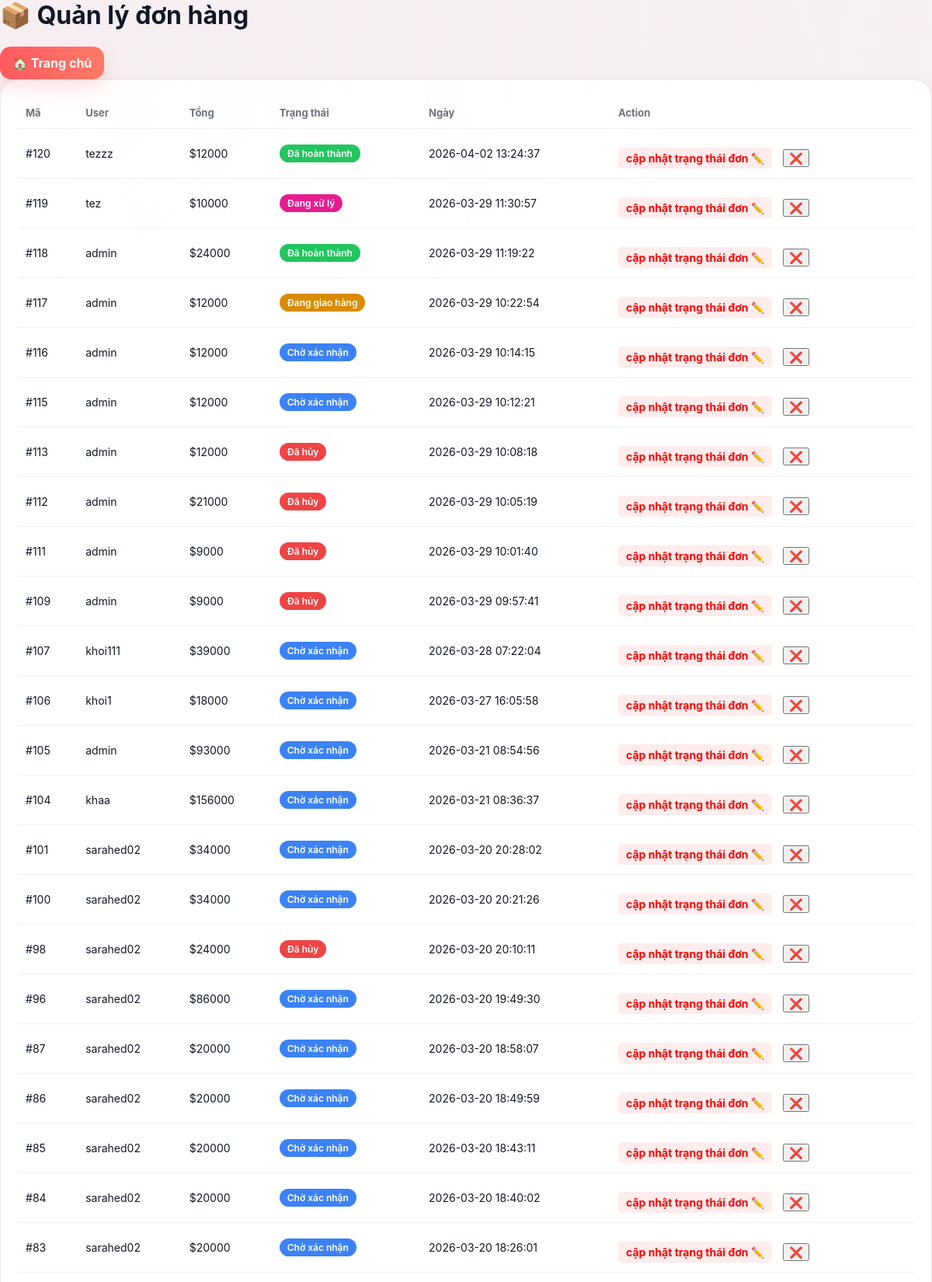
The app's page /admin/pages/orders.php (signed in, upper part) with its own data.
### tables this page shows
CREATE TABLE `orders` (
  `id` int(11) NOT NULL,
  `user_id` int(11) NOT NULL,
  `coupon_id` int(11) DEFAULT NULL,
  `total` decimal(12,0) DEFAULT NULL,
  `discount_amount` decimal(12,0) DEFAULT 0,
  `status` enum('pending','processing','shipping','completed','cancelled') DEFAULT 'pending',
  `created_at` timestamp NOT NULL DEFAULT current_timestamp(),
  `name` varchar(255) DEFAULT NULL,
  `phone` varchar(20) DEFAULT NULL,
  `address` varchar(255) DEFAULT NULL,
  `note` text DEFAULT NULL,
  `payment_method` varchar(50) DEFAULT 'bank_transfer',
  `payment_status` enum('pending','paid','expired') DEFAULT 'pending',
  `payment_expires_at` datetime DEFAULT NULL,
  `paid_at` datetime DEFAULT NULL,
  `expired_at` datetime DEFAULT NULL,
  `qr_content` text DEFAULT NULL
);

CREATE TABLE `users` (
  `id` int(11) NOT NULL,
  `username` varchar(50) NOT NULL,
  `email` varchar(120) NOT NULL,
  `phone` text DEFAULT NULL,
  `address` text DEFAULT NULL,
  `password` varchar(255) NOT NULL,
  `display_name` varchar(100) DEFAULT NULL,
  `avatar` varchar(255) DEFAULT NULL,
  `role` enum('guest','user','admin') NOT NULL DEFAULT 'user',
  `created_at` timestamp NOT NULL DEFAULT current_timestamp(),
  `reset_token` varchar(255) DEFAULT NULL,
  `reset_token_expire` datetime DEFAULT NULL
);

### admin/pages/orders.php (the view, shortened to what this page needs)
<?php
require_once("../auth_admin.php");
$orders = mysqli_query($conn, "
    SELECT o.*, u.username
    FROM orders o
    JOIN users u ON u.id = o.user_id
    ORDER BY o.id DESC
");
$statusLabels = [
    'pending'    => 'Chờ xác nhận',
    'pending_payment' => 'Chờ thanh toán',
    'processing' => 'Đang xử lý',
    'shipping'   => 'Đang giao hàng',
    'completed'  => 'Đã hoàn thành',
    'cancelled'  => 'Đã hủy',
];
?>
<link rel="stylesheet" href="../css/admin.css">
<div class="dashboard">
    <h1>📦 Quản lý đơn hàng</h1>
    <a class="topbar-link" href="../dashboard.php">🏠 Trang chủ</a>
    <div class="box">
        <table>
            <tr>
                <th>Mã</th>
                <th>User</th>
                <th>Tổng</th>
                <th>Trạng thái</th>
                <th>Ngày</th>
                <th>Action</th>
            </tr>
            <?php while ($o = mysqli_fetch_assoc($orders)) {
                $status = trim((string)($o['status'] ?? ''));
                if ($status === '' || !isset($statusLabels[$status])) {
                    $status = 'pending';
                }
            ?>
                <tr>
                    <td>#<?= (int)$o['id'] ?></td>
                    <td><?= htmlspecialchars($o['username']) ?></td>
                    <td>$<?= htmlspecialchars($o['total']) ?></td>
                    <td>
                        <span class="badge <?= htmlspecialchars($status) ?>">
                            <?= htmlspecialchars($statusLabels[$status]) ?>
                        </span>
                    </td>
                    <td><?= htmlspecialchars($o['created_at']) ?></td>
                    <td>
        <a href="edit_status_product_user.php?id=<?= (int)$o['id'] ?>" class="btn-edit" style ="margin-right: 10px; color: red; background: #ffecec; padding: 5px 10px; border-radius: 5px; font-size: 14px;">
        cập nhật trạng thái đơn ✏️
    </a>
    <button onclick="deleteOrder(<?= (int)$o['id'] ?>)">❌</button>
</td>
                </tr>
            <?php } ?>
        </table>
    </div>
</div>

### admin/css/admin.css (style rules this page uses)
* { box-sizing: border-box; }
button, input, select, textarea { font: inherit; }
.topbar-link, .btn-primary, .dashboard > a, .filter-box button { display: inline-flex; align-items: center; justify-content: center; gap: 8px; padding: 11px 16px; border-radius: 14px; border: 0; text-decoration: none; font-weight: 700; color: #fff; background: linear-gradient(90deg, var(--accent), var(--accent-2)); box-shadow: 0 12px 24px rgba(255, 90, 95, 0.18); transition: transform 0.18s ease, box-shadow 0.18s ease, opacity 0.18s ease; cursor: pointer; }
.box, .card, .chart-box { background: var(--card-bg); border: 1px solid rgba(229, 231, 235, 0.85); border-radius: var(--radius-xl); box-shadow: var(--shadow-md); }
.box, .chart-box { padding: 22px; margin-bottom: 20px; }
table { width: 100%; border-collapse: separate; border-spacing: 0; font-size: 14px; overflow: hidden; }
table th, table td { padding: 12px 10px; border-bottom: 1px solid #edf2f7; text-align: left; vertical-align: middle; }
table th { font-size: 13px; color: var(--muted); font-weight: 700; background: transparent; }
.box table { border-radius: 14px; overflow: hidden; }
.box a { display: inline-flex; align-items: center; gap: 8px; margin-top: 12px; color: var(--accent); text-decoration: none; font-weight: 700; }
.badge { padding: 4px 10px; border-radius: 20px; font-size: 12px; font-weight: 600; display: inline-block; color: #fff; }
.badge.pending { background: #3b82f6; }
.badge.shipping { background: #da8b02; }
.badge.cancelled { background: #ef4444; }
.badge.completed { background: #22c55e; }
.badge.processing { background: #e71c8f; }

### records on screen
orders: id "120", user.username "tezzz", total "12000", status "Đã hoàn thành", created_at "2026-04-02 13:24:37"
orders: id "119", user.username "tez", total "10000", status "Đang xử lý", created_at "2026-03-29 11:30:57"
orders: id "118", user.username "admin", total "24000", status "Đã hoàn thành", created_at "2026-03-29 11:19:22"
orders: id "117", user.username "admin", total "12000", status "Đang giao hàng", created_at "2026-03-29 10:22:54"
orders: id "116", user.username "admin", total "12000", status "Chờ xác nhận", created_at "2026-03-29 10:14:15"
orders: id "115", user.username "admin", total "12000", status "Chờ xác nhận", created_at "2026-03-29 10:12:21"
orders: id "113", user.username "admin", total "12000", status "Đã hủy", created_at "2026-03-29 10:08:18"
orders: id "112", user.username "admin", total "21000", status "Đã hủy", created_at "2026-03-29 10:05:19"
orders: id "111", user.username "admin", total "9000", status "Đã hủy", created_at "2026-03-29 10:01:40"
orders: id "109", user.username "admin", total "9000", status "Đã hủy", created_at "2026-03-29 09:57:41"
orders: id "107", user.username "khoi111", total "39000", status "Chờ xác nhận", created_at "2026-03-28 07:22:04"
orders: id "106", user.username "khoi1", total "18000", status "Chờ xác nhận", created_at "2026-03-27 16:05:58"
orders: id "105", user.username "admin", total "93000", status "Chờ xác nhận", created_at "2026-03-21 08:54:56"
orders: id "104", user.username "khaa", total "156000", status "Chờ xác nhận", created_at "2026-03-21 08:36:37"
orders: id "101", user.username "sarahed02", total "34000", status "Chờ xác nhận", created_at "2026-03-20 20:28:02"
orders: id "100", user.username "sarahed02", total "34000", status "Chờ xác nhận", created_at "2026-03-20 20:21:26"
orders: id "98", user.username "sarahed02", total "24000", status "Đã hủy", created_at "2026-03-20 20:10:11"
orders: id "96", user.username "sarahed02", total "86000", status "Chờ xác nhận", created_at "2026-03-20 19:49:30"
orders: id "87", user.username "sarahed02", total "20000", status "Chờ xác nhận", created_at "2026-03-20 18:58:07"
orders: id "86", user.username "sarahed02", total "20000", status "Chờ xác nhận", created_at "2026-03-20 18:49:59"
orders: id "85", user.username "sarahed02", total "20000", status "Chờ xác nhận", created_at "2026-03-20 18:43:11"
orders: id "84", user.username "sarahed02", total "20000", status "Chờ xác nhận", created_at "2026-03-20 18:40:02"
orders: id "83", user.username "sarahed02", total "20000", status "Chờ xác nhận", created_at "2026-03-20 18:26:01"
